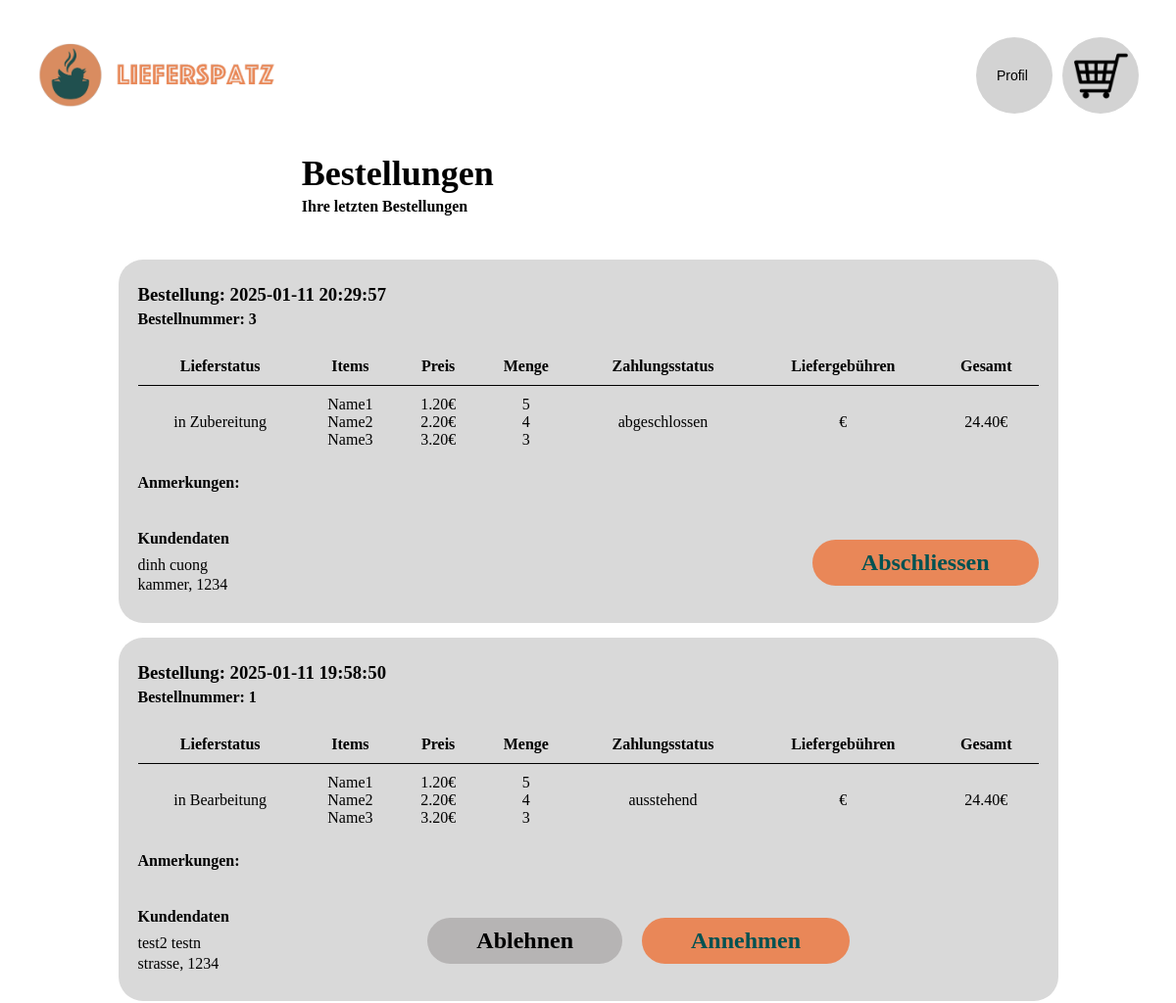
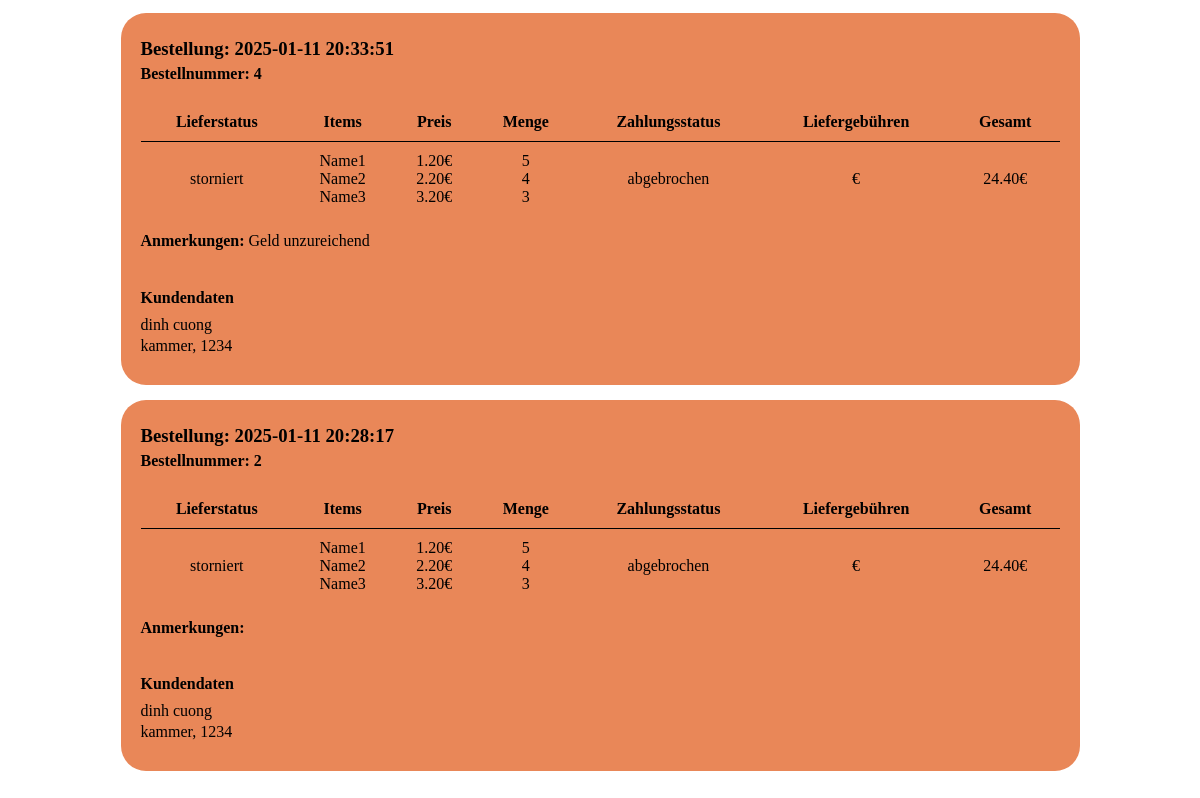
Page /bestellansichtResto (signed in) on the committed database (2 pictures, top to bottom).
### app.py (models this page shows)
class Orders(db.Model):
    time = db.Column(DateTime, default=lambda: datetime.now().replace(microsecond=0))
    id = db.Column(db.Integer, primary_key=True)
    lieferstatus = db.Column(db.String(50), nullable=False, default = "in Bearbeitung")
    items = db.Column(db.Text, nullable=False)
    preis = db.Column(db.Float, nullable=False)
    zahlungsstatus = db.Column(db.String(50), nullable=False, default = "ausstehend")
    name = db.Column(db.Text, nullable=False)
    adresse = db.Column(db.Text, nullable=False)
    kunde_id = db.Column(db.Integer, nullable=False)
    resto_id = db.Column(db.Integer, nullable=False)
    anmerkungen = db.Column(db.Text, nullable = True)
    postleitzahl = db.Column(db.Text, nullable=False)

### app.py (the view)
@app.route('/bestellansichtResto', methods =["GET", "POST"])
def bestellansichtResto():
    if 'user' not in session or session['user']['type'] != 'Resto':
        return redirect(url_for('login'))
    resto_id = session['user']['id']
    orders = Orders.query.filter_by(resto_id=resto_id).order_by(
        db.case({"in Bearbeitung": 1, "in Zubereitung": 1, "abgeschlossen": 2, "storniert": 2},
                value=Orders.lieferstatus),
        Orders.time.desc()
    ).all()
    return render_template('resto_Bestellansicht.html', orders=orders, json=json)

### templates/resto_Bestellansicht.html (shortened to what this page needs)
<!DOCTYPE html>
<html lang="en">
<head>
</head>
<body>
    <header>
        <img src="{{ url_for('static', filename='images/logo.png') }}" alt="Logo">
        <div class="right-header">
            <button type="button" class="btn profile">Profil</button>
            <button type="button" class="btn warenkorb"></button>
        </div>
    </header>
    <header2>
        <h1><b>Bestellungen</b></h1>
        <h2><b>Ihre letzten Bestellungen</b></h2>
    </header2>
    {% for order in orders %}
    <div class="box" data-status="{{ order.lieferstatus }}">
        <h3>Bestellung: {{ order.time }}</h3>
        <h4>Bestellnummer: {{ order.id }}</h4>
        <table>
            <thead>
                <tr>
                    <th>Lieferstatus</th>
                    <th>Items</th>
                    <th>Preis</th>
                    <th>Menge</th>
                    <th>Zahlungsstatus</th>
                    <th>Liefergebühren</th>
                    <th>Gesamt</th>
                </tr>
            </thead>
            <tbody>
                <tr>
                    <td>{{ order.lieferstatus }}</td>
                    <td> {% for item in json.loads(order.items) %}
                        {{ item.name }}<br>
                      {% endfor %}</td>
                    <td>{% for item in json.loads(order.items) %}
                        {{"%.2f"|format(item.price)}}€<br>
                      {% endfor %}</td>
                    <td> {% for item in json.loads(order.items) %}
                        {{ item.amount }}<br>
                      {% endfor %}</td>
                    <td>{{ order.zahlungsstatus }}</td>
                    <td>{{ order.liefergebuehren }}€</td>
                    <td>{{ "%.2f"|format(order.preis) }}€</td>
                </tr>
            </tbody>
        </table>
        <div class="comment-section">
            <p><b>Anmerkungen: </b>{{ order.anmerkungen }}<p>
        </div>
        <div class="customer-and-buttons">
            <div class="customer-data">
                <h2><b>Kundendaten</b></h2>
                <p> {{ order.name }} </p>
                <p> {{ order.adresse }}, {{order.postleitzahl}} </p>
            </div>
            <div class="buttons">
                <form method="POST" action="{{ url_for('decline_order', order_id=order.id) }}">
                    <button class="ablehnen", type="submit"><b>Ablehnen</b></button>
                </form>
                <form method="POST" action="{{ url_for('accept_order', order_id=order.id) }}">
                    <button class="annehmen",type="submit"><b>Annehmen</b></button>
                </form> </div>
                <div class="buttons2">
                {% if order.lieferstatus == "in Zubereitung" %}
                <form method="POST" action="{{ url_for('finished_order', order_id=order.id) }}">
                    <button class="abschliessen" type="submit"><b>Abschliessen</b></button>
                </form>
                {% endif %}</div>
            </div>
        </div>
    {% endfor %}
</html>

### templates/resto_Bestellansicht.html (style rules this page uses)
body { font-family: "Istok Web"; padding: 30px; display: flex; flex-direction: column; align-items: center; }
header { display: flex; align-items: center; width: 100%; justify-content: space-between; }
header img { width: 250px; height: auto; justify-content: flex-start; }
.right-header { display: flex; align-items: center; }
header2 { font-family: "Istok Web"; padding: 30px; width: 52%; }
.customer-data { padding-top: 3%; line-height: 30%; }
.btn { display: flex; align-items: center; text-align: left; padding-left: 1%; cursor: pointer; border: none; font-size: 14px; }
.profile, .warenkorb { width: 78px; height: 78px; border-radius: 100%; justify-content: center; }
.profile { background: lightgray; margin-right: 10px; }
.warenkorb { background: url('/static/images/Warenkorb.png') lightgray 50% / cover no-repeat; background-size: 70%; }
h1 { color: #000; font-family: "Istok Web"; font-size: 36px; font-style: normal; font-weight: 700; line-height: normal; margin-top: 10px; }
h2 { color: #000; font-family: "Istok Web"; font-size: 16px; font-style: normal; font-weight: 400; line-height: normal; margin-top: -20px; margin-bottom: 10px; }
.box { width: 959px; height: auto; flex-shrink: 0; border-radius: 25px; background: #D9D9D9; box-sizing: border-box; padding: 20px; display: flex; flex-direction: column; justify-content: space-between; margin-top: 5px; font-family: "istok web"; margin-bottom: 10px; }
.box h3 { margin-bottom: 0; margin-top: 5px; }
.box h4 { margin-bottom: 0; margin-top: 5px; }
.box table { width: 100%; border-collapse: collapse; margin-top: 20px; }
.box th { text-align: center; padding: 10px; }
.box td { border-top: 1px solid #000; padding: 10px; text-align: center; }
.customer-and-buttons { display: flex; justify-content: space-between; align-items: center; margin-top: 15px; }
.buttons { display: flex; justify-content: flex-start; gap: 10px; }
.buttons2 { display: flex; justify-content: flex-start; gap: 10px; }
.buttons button { padding: 10px 50px; margin-left: 10px; border: none; border-radius: 25px; cursor: pointer; font-family: "istok web "; font-size: x-large; display: flex; justify-content: flex-end; }
.buttons2 button { padding: 10px 50px; margin-left: 10px; border: none; border-radius: 25px; cursor: pointer; font-family: "istok web "; font-size: x-large; display: flex; justify-content: flex-end; background-color: #E98758; color: #025252; }
.buttons .ablehnen { background-color: #B6B4B4; }
.buttons .annehmen { background-color: #E98758; color: #025252; }
.box[data-status="in Zubereitung"] { background-color: #D9D9D9; }
.box[data-status="storniert"] { background-color: #E98758; }
.box[data-status="in Zubereitung"] .abschliessen { display: block; }

### rows in the picture
Orders: time "2025-01-11 20:29:57", id "3", lieferstatus "in Zubereitung", name "Name1" "Name2" "Name3", price "1.20" "2.20" "3.20", amount "5" "4" "3", zahlungsstatus "abgeschlossen", preis "24.40", name "dinh cuong", adresse "kammer", postleitzahl "1234"
Orders: time "2025-01-11 19:58:50", id "1", lieferstatus "in Bearbeitung", name "Name1" "Name2" "Name3", price "1.20" "2.20" "3.20", amount "5" "4" "3", zahlungsstatus "ausstehend", preis "24.40", name "test2 testn", adresse "strasse", postleitzahl "1234"
Orders: time "2025-01-11 20:33:51", id "4", lieferstatus "storniert", name "Name1" "Name2" "Name3", price "1.20" "2.20" "3.20", amount "5" "4" "3", zahlungsstatus "abgebrochen", preis "24.40", anmerkungen "Geld unzureichend", name "dinh cuong", adresse "kammer", postleitzahl "1234"
Orders: time "2025-01-11 20:28:17", id "2", lieferstatus "storniert", name "Name1" "Name2" "Name3", price "1.20" "2.20" "3.20", amount "5" "4" "3", zahlungsstatus "abgebrochen", preis "24.40", name "dinh cuong", adresse "kammer", postleitzahl "1234"
